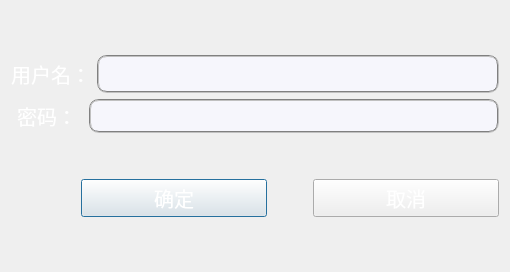
<?xml version="1.0" encoding="UTF-8"?>
<ui version="4.0">
 <class>loginDialog</class>
 <widget class="QDialog" name="loginDialog">
  <property name="geometry">
   <rect>
    <x>0</x>
    <y>0</y>
    <width>510</width>
    <height>272</height>
   </rect>
  </property>
  <property name="windowTitle">
   <string>登录</string>
  </property>
  <property name="styleSheet">
   <string notr="true">#loginDialog{border-image: url(:/images/background4.jpg);}</string>
  </property>
  <layout class="QVBoxLayout" name="verticalLayout_3">
   <item>
    <layout class="QVBoxLayout" name="verticalLayout_2">
     <item>
      <layout class="QVBoxLayout" name="verticalLayout">
       <item>
        <layout class="QHBoxLayout" name="horizontalLayout">
         <item>
          <widget class="QLabel" name="label">
           <property name="font">
            <font>
             <pointsize>15</pointsize>
            </font>
           </property>
           <property name="styleSheet">
            <string notr="true">color:white</string>
           </property>
           <property name="text">
            <string>用户名：</string>
           </property>
           <property name="alignment">
            <set>Qt::AlignCenter</set>
           </property>
          </widget>
         </item>
         <item>
          <widget class="QLineEdit" name="accountline">
           <property name="font">
            <font>
             <family>华文琥珀</family>
             <pointsize>15</pointsize>
            </font>
           </property>
           <property name="styleSheet">
            <string notr="true">color:black;
border:2px groove gray;border-radius:10px;padding:2px 4px;
background-color:rgba(248,248,255,80%);</string>
           </property>
          </widget>
         </item>
        </layout>
       </item>
       <item>
        <layout class="QHBoxLayout" name="horizontalLayout_2">
         <item>
          <widget class="QLabel" name="label_2">
           <property name="font">
            <font>
             <pointsize>15</pointsize>
            </font>
           </property>
           <property name="styleSheet">
            <string notr="true">color:white</string>
           </property>
           <property name="text">
            <string> 密码： </string>
           </property>
           <property name="alignment">
            <set>Qt::AlignCenter</set>
           </property>
          </widget>
         </item>
         <item>
          <widget class="QLineEdit" name="passwordline">
           <property name="font">
            <font>
             <pointsize>15</pointsize>
            </font>
           </property>
           <property name="styleSheet">
            <string notr="true">color:black;
border:2px groove gray;border-radius:10px;padding:2px 4px;
background-color:rgba(248,248,255,80%);</string>
           </property>
           <property name="echoMode">
            <enum>QLineEdit::Password</enum>
           </property>
          </widget>
         </item>
        </layout>
       </item>
      </layout>
     </item>
     <item>
      <spacer name="verticalSpacer">
       <property name="orientation">
        <enum>Qt::Vertical</enum>
       </property>
       <property name="sizeType">
        <enum>QSizePolicy::Fixed</enum>
       </property>
       <property name="sizeHint" stdset="0">
        <size>
         <width>20</width>
         <height>40</height>
        </size>
       </property>
      </spacer>
     </item>
     <item>
      <layout class="QHBoxLayout" name="horizontalLayout_3">
       <item>
        <spacer name="horizontalSpacer_2">
         <property name="orientation">
          <enum>Qt::Horizontal</enum>
         </property>
         <property name="sizeType">
          <enum>QSizePolicy::Fixed</enum>
         </property>
         <property name="sizeHint" stdset="0">
          <size>
           <width>70</width>
           <height>20</height>
          </size>
         </property>
        </spacer>
       </item>
       <item>
        <widget class="QPushButton" name="pushButton">
         <property name="sizePolicy">
          <sizepolicy hsizetype="Expanding" vsizetype="Fixed">
           <horstretch>0</horstretch>
           <verstretch>0</verstretch>
          </sizepolicy>
         </property>
         <property name="font">
          <font>
           <pointsize>15</pointsize>
          </font>
         </property>
         <property name="styleSheet">
          <string notr="true">#pushButton{color:white;border-image: url(:/images/按钮.PNG);}
#pushButton:hover{color:black;border-image: url(:/images/按钮.PNG);}
#pushButton:pressed{color:blue;border-image: url(:/images/按钮.PNG);}

</string>
         </property>
         <property name="text">
          <string>确定</string>
         </property>
        </widget>
       </item>
       <item>
        <spacer name="horizontalSpacer">
         <property name="orientation">
          <enum>Qt::Horizontal</enum>
         </property>
         <property name="sizeType">
          <enum>QSizePolicy::Fixed</enum>
         </property>
         <property name="sizeHint" stdset="0">
          <size>
           <width>40</width>
           <height>20</height>
          </size>
         </property>
        </spacer>
       </item>
       <item>
        <widget class="QPushButton" name="pushButton_2">
         <property name="sizePolicy">
          <sizepolicy hsizetype="Expanding" vsizetype="Fixed">
           <horstretch>0</horstretch>
           <verstretch>0</verstretch>
          </sizepolicy>
         </property>
         <property name="font">
          <font>
           <pointsize>15</pointsize>
          </font>
         </property>
         <property name="styleSheet">
          <string notr="true">#pushButton_2{color:white;border-image: url(:/images/按钮.PNG);}
#pushButton_2:hover{color:black;border-image: url(:/images/按钮.PNG);}
#pushButton_2:pressed{color:blue;border-image: url(:/images/按钮.PNG);}

</string>
         </property>
         <property name="text">
          <string>取消</string>
         </property>
        </widget>
       </item>
      </layout>
     </item>
    </layout>
   </item>
  </layout>
 </widget>
 <resources/>
 <connections/>
</ui>
